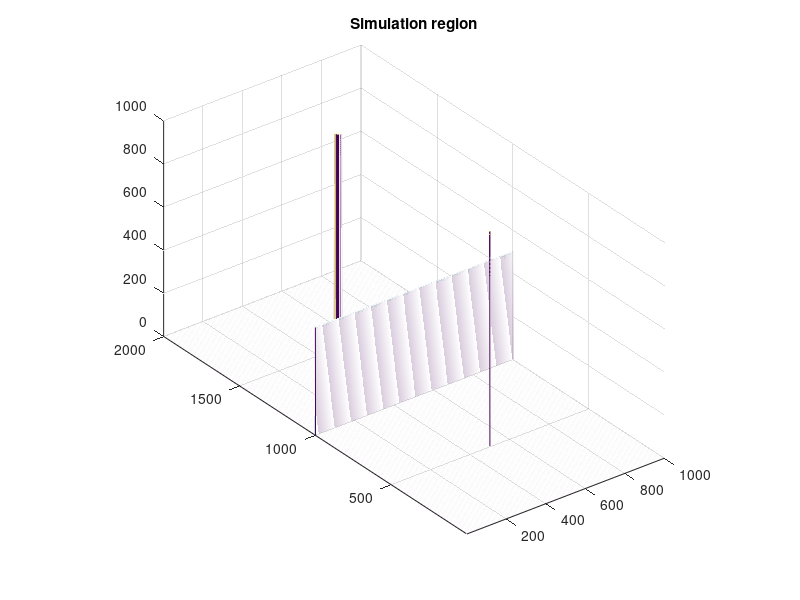

Reproduce this figure in MATLAB. (Note: this script raises an error after producing the figure.)
% A MATLAB implementation of the 2D FDTD theory for scattering off a PEC cylinder,
% as described in Chapter 3, Section 3.2, 
% D.B.Davidson, "Computational Electromagnetics for RF and Microwave Engineering", CUP 2005.
% Usage: fdtd_2D_demo_v_1_2

% Options are provided at run-time to include the  PEC cylinder or not; and
% also to refine the mesh in a simple fashion. Enter 1 for reasonable
% results, with reasonable execution time. 

% The first plot shows the position of the cylinder, and the
% scattered/total field boundary. Subsequent plots show the pulse
% propagating through the mesh, and scattering off the cylinder. This is
% repeated as a movie.

% Also shown is a plot in the time domain of the scattered field at coordinates (point1_x,point1_y).
% Data thus saved can be used to produce results similar to Fig. 3.13, using the
% "cyl_plot.m" script.

% Commented out sections of code indicate how systematic testing may be
% undertaken, as discussed in Section 3.2.6.

% Author: D.B.Davidson
% Originally written 22 Feb 2003, revised 2 Feb 2005.
% Incorporates corrections 09 Oct 2007. E and H are now dimensioned
% (slightly) differently. 

clear;
format compact;
% Selectively includes PEC cylinder, centered at (N_centre_x,N_centre_y)
cyl_present=input('Include PEC cylinder? (1 or true)')

% Physical constants

c = 2.997925e8;    % [m/s] Speed of light in vacuum
eps_0 = 8.854e-12; % [F/m] epsilon_0
mu_0 = 4*pi*1e-7;  % [H/m] mu_0
eta_0 = sqrt(mu_0/eps_0);
                   % [Ohm] Wave impedance of free space
% Set parameters for simulation

refine = input('Factor to refine mesh? 1 standard')    % A quick method to refine the mesh 
pulse_compress = 1 % A quick way to shorten the pulse

N_x = refine*400     % number of cells in x-direction
N_y = refine*200     % ditto y
M = refine*1024       % Number of time steps
L = round(N_x/2)        % scat/tot field boundary
delta_s = 0.005*2/refine % [m] spatial step. This generates a physically larger computational volume.
%delta_s = 0.005/refine % [m] spatial step
R = 1        % fraction of Courant limit. Must be <= 1
delta_t = R* delta_s/(c * sqrt(2)) 
              % [s] Time step size
sigma = 1.0e-10/pulse_compress
              % Controls spectral content of Gaussian derivative pulse - 
              % equals 1/omega_max
f_max = (1/sigma)/(2*pi) % Freq of largest significant spectral component, in Hz. Information only
m_offset = 4*sigma;  % Controls switch-on time
Peak = 1;      % Peak amplitude of E field
% Set parameters for PEC cylinder
radius = 0.03 % [m] radius of cylinder
N_centre_x = round(0.75*N_x)
N_centre_y = round(0.5*N_y)

% Check that the simulation specification is valid:

if ((N_centre_x-L)*delta_s <= radius)
   disp('Error in simulation data. Scattered/total field not entirely to the left of target')
   return
end

%------------------------------------------

% Set up material grid (free space to start)
C_Ex = ones(N_x+1,N_y+1)*delta_t/(eps_0*delta_s); 
C_Ey = ones(N_x+1,N_y+1)*delta_t/(eps_0*delta_s); 
D_Hz = ones(N_x,N_y)*delta_t/(mu_0*delta_s); 
% Now force the electric fields to zero inside (and on the surface of) the PEC
% Note that the indices of the centre are treated as per usual FDTD
% indices, i.e. the actual location is:
%x_c=(N_centre_x-1))*delta_s ; y_c=(N_centre_x-1))*delta_s
if cyl_present % Otherwise just leave it as free space
  for ii = 1:N_x+1
    for jj = 1:N_y+1
        if ( sqrt( ((ii-1/2-(N_centre_x-1))*delta_s)^2 +  ((jj-1-(N_centre_y-1))*delta_s)^2 ) <=  radius ) 
           C_Ex(ii,jj) = 0;
        end
        if ( sqrt( ((ii-1-(N_centre_x-1))*delta_s)^2 +  ((jj-1/2-(N_centre_y-1))*delta_s)^2 ) <=  radius ) 
           C_Ey(ii,jj) = 0;
        end
     end
  end
end 
%------------------------------------------

% Set up storage for time histories.
H_z_point1 = zeros(1,M);
E_y_point1 = zeros(1,M);
point1_x = N_x/4;
point1_y = N_y/2;
H_z_point2 = zeros(1,M);
E_y_point2 = zeros(1,M);
point2_x = round((N_x+L)/2);
point2_y = N_y/2;


% Produce a simple graphical output, showing the cylinder, scat/tot zone
% interface and the point at which the scattered field will be computed. 
mesh_pic=zeros(N_x+1,N_y+1);
for ii = 1:N_x+1
    for jj = 1:N_y+1
      if C_Ex(ii,jj) == 0
        mesh_pic(ii,jj) = N_x/2; % To get vertical scale in plot OK when plotted
      elseif ii==L
        mesh_pic(ii,jj) = N_x/4;
      elseif (ii==point1_x & jj==point1_y)
        mesh_pic(ii,jj) = N_x/2;
      end
    end 
end
mesh((1:1:N_y+1),(1:1:N_x+1),mesh_pic);
axis image;
title('Simulation region')
disp('Press any key to continue')
pause;


% First time step - Initialize values for H_z, E_x and E_y. See note below
% w.r.t matrix sizes.
H_z_nmin1 = zeros(N_x,N_y); %
E_x_nmin1 = zeros(N_x+1,N_y+1); %
E_y_nmin1 = zeros(N_x+1,N_y+1); %
% Pre-allocation
H_z_n = zeros(N_x,N_y); %
E_x_n = zeros(N_x+1,N_y+1); %
E_y_n = zeros(N_x+1,N_y+1); %
% Get CPU time
start_time=cputime;
%------------------------------------------

movie_count = 1;
movie_interval = refine*50,

report_time_interval = 50; 


% Time loop
for m = 2:M,
    
  % A note on dimensions. Due to the nature of the Yee cell, the E and H fields 
  % have slightly different dimensions. 
  % E_x: N_x+1 by N_y+1
  % E_y: N_x+1 by N_y+1
  % H_z: N_x   by N_y
  % Essentially, it is because the H field are in the interior of the cells, whereas the E fields are
  % on the exterior of the cells. 
  % This must be explicitly taken into account in the matrix sizes and the update equations.
    
  % Update H fields: 
  H_z_n(1:N_x,1:N_y) = H_z_nmin1(1:N_x,1:N_y) ...
      + D_Hz(1:N_x,1:N_y).*(  E_x_nmin1(1:N_x,2:N_y+1)   - E_x_nmin1(1:N_x,1:N_y) ...
                           + E_y_nmin1(1:N_x,1:N_y) - E_y_nmin1(2:N_x+1,1:N_y) ) ;
 % Drive a test line source - used to check basic operation
 % H_z_n(N_x/2,N_y/2) = gaussder((m-1)*delta_t,m_offset,sigma);

                       
  % Special update on scat/tot field boundary
  E_y_nmin1_inc = ones(1,N_y)*Peak*gaussder_norm((m-1)*delta_t - (L-1)*delta_s/c,m_offset,sigma) ;
  H_z_n(L,1:N_y) = H_z_nmin1(L,1:N_y) ...
      + D_Hz(L,1:N_y).*(  E_x_nmin1(L,2:N_y+1)     - E_x_nmin1(L,1:N_y) ...
                        + E_y_nmin1(L,1:N_y) + E_y_nmin1_inc(1:N_y) - E_y_nmin1(L+1,1:N_y)) ;
  % Update E fields: (note that latest H fields must be used!)
  E_x_n(1:N_x,2:N_y) = E_x_nmin1(1:N_x,2:N_y) ...
      + C_Ex(1:N_x,2:N_y).*(  H_z_n(1:N_x,2:N_y)  - H_z_n(1:N_x,1:N_y-1) ) ; % Correction in 1st index
  E_y_n(2:N_x,1:N_y) = E_y_nmin1(2:N_x,1:N_y) ...
      - C_Ey(2:N_x,1:N_y).*(  H_z_n(2:N_x,1:N_y)  - H_z_n(1:N_x-1,1:N_y) ) ; % Correction in 2nd index
  
  % Special update on scat/tot field boundary (only needed for Ey)
  H_z_n_inc = ones(1,N_y)*(Peak/eta_0)*gaussder_norm((m-1/2)*delta_t - (L-1/2)*delta_s/c,m_offset,sigma) ;
  E_y_n(L,1:N_y) = E_y_nmin1(L,1:N_y) ...
      - C_Ey(L,1:N_y).*(  H_z_n(L,1:N_y)  - H_z_n_inc(1:N_y) - H_z_n(L-1,1:N_y) ) ; % Correction in 2nd index
  
  
  % Impose ABC on sides - assumes free space cell on boundary.
  % Left/right boundaries:
  E_y_n(1,1:N_y+1)   = E_y_nmin1(1,1:N_y+1)*(1-c*delta_t/delta_s)   + c*delta_t/delta_s*E_y_nmin1(2,1:N_y+1); % Correction in 2nd index
  E_y_n(N_x+1,1:N_y+1) = E_y_nmin1(N_x+1,1:N_y+1)*(1-c*delta_t/delta_s) + c*delta_t/delta_s*E_y_nmin1(N_x,1:N_y+1); % Correction in 2nd index
  % Top/bottom boundaries:
  E_x_n(1:N_x+1,1)   = E_x_nmin1(1:N_x+1,1)*(1-c*delta_t/delta_s)   + c*delta_t/delta_s*E_x_nmin1(1:N_x+1,2); % Correction in 1st index
  E_x_n(1:N_x+1,N_y+1) = E_x_nmin1(1:N_x+1,N_y+1)*(1-c*delta_t/delta_s) + c*delta_t/delta_s*E_x_nmin1(1:N_x+1,N_y); % Correction in 1st index
  
  % Fix outer values of E_tangential as PEC:
  %E_y_n(1,:) = 0;
  %E_y_n(N_x,:) = 0;
  %E_x_n(:,1) = 0;
  %E_x_n(:,N_y) = 0;
  
  % Store data
  % Movie
  if mod(m,movie_interval) == 0 
    mesh(eta_0*H_z_n) % Normalize
    title(strcat('\eta_o H_z field at timestep ',num2str(m)))
    H_z_Movie(movie_count) = getframe;
    movie_count = movie_count +1;
  end
  % Time history
  H_z_point1(m) = H_z_n(point1_x,point1_y);
  H_z_point2(m) = H_z_n(point2_x,point2_y);
  E_y_point1(m) = E_y_n(point1_x,point1_y);
  E_y_point2(m) = E_y_n(point2_x,point2_y);

  % Update for next iteration
  H_z_nmin1 = H_z_n;
  E_x_nmin1 = E_x_n;
  E_y_nmin1 = E_y_n;
  
  % Output some indication of how far the code is:
  % disp('.')
  if(rem(m,report_time_interval)==0)
     m
  end 
end
% End of time stepping
%------------------------------------------
disp('CPU time in seconds for time stepping')
run_time = cputime-start_time % seconds
floprate = 11*N_x*N_y*(M-1)/run_time

% movie(H_z_Movie,1,4);

time=[0:M-1]*delta_t;
plot(time/1e-9,E_y_point1)
xlabel('Time [ns]')
ylabel('E_y [V/m]')


print -deps RFGaussDerSimABC
disp('Press any key to continue')
pause;

% Compute and store time histories of source pulse

for mm = 1:M
  t(mm) = delta_t*(mm-1); 
  GaussDerSource(mm) = gaussder_norm(t(mm),m_offset,sigma);
end

delta_f = 1/((M-1)*delta_t);
freq=delta_f*(0:M-1);

clf;
run_movie = input('Run movie? (y/n)','s')    % Movie not always wanted, and difficult to stop. 
if run_movie =='y' | run_movie =='Y'
   movie(H_z_Movie,1,1)
end

% Remove large variables from workspace before saving
clear C_Ex C_Ey D_Hz 
clear E_x_n E_x_nmin1 E_y_n E_y_nmin1 H_z_n H_z_nmin1 mesh_pic

save cyl_fdtd_data 

